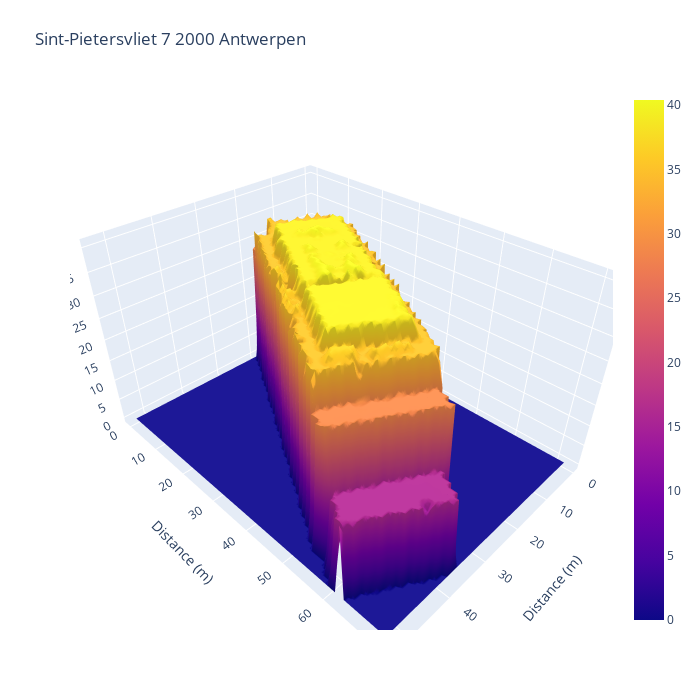

The notebook cell saved with this chart:
### Markdown cell above
### Step 8: 3D plot of the house

### Code cell
fig= go.Figure(data = [go.Surface(z=clipped_chm)])
fig.update_layout(title= address, autosize=False,
                  width=700, height=700,
                  margin=dict(l=70, r=70, b=70, t=90))
fig.update_scenes(xaxis_title_text='Distance (m)',  
                  yaxis_title_text='Distance (m)',  
                  zaxis_title_text='Elevation (m)')
fig.show()

### Figure 1 — Plotly figure (JSON) as saved in the notebook; plotly's stock layout.template omitted (floating-point values rounded to 4 significant figures; data arrays with more than 128 entries replaced by an {"elided": "..."} marker saying what was removed)
{"data": [{"type": "surface", "z": {"elided": "73x54 float values"}}], "layout": {"autosize": false, "height": 700, "margin": {"b": 70, "l": 70, "r": 70, "t": 90}, "scene": {"xaxis": {"title": {"text": "Distance (m)"}}, "yaxis": {"title": {"text": "Distance (m)"}}, "zaxis": {"title": {"text": "Elevation (m)"}}}, "title": {"text": "Sint-Pietersvliet 7 2000 Antwerpen"}, "width": 700}}
